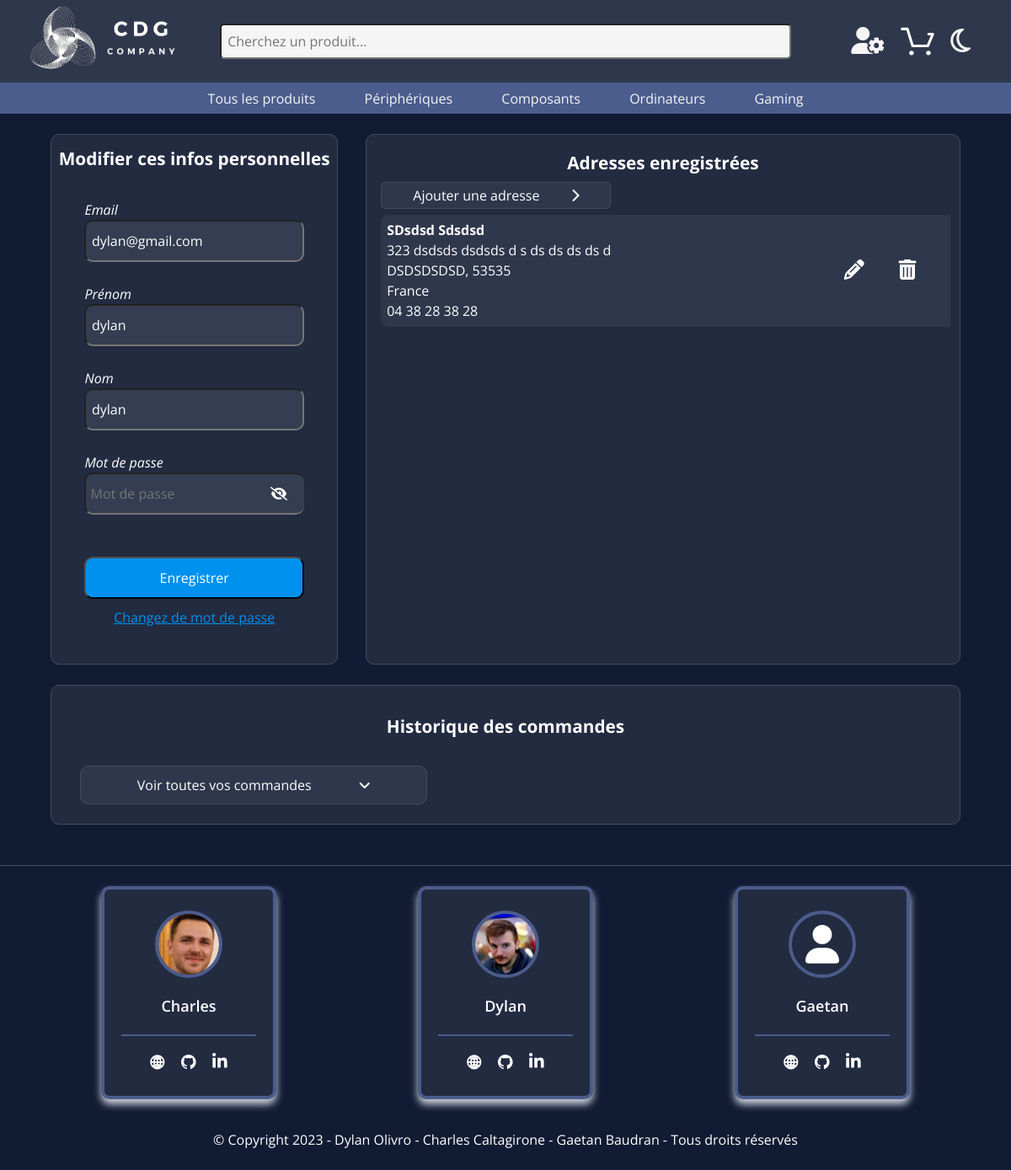
/php/profil.php (signed in), run on the app's committed database.
### tables this page shows
CREATE TABLE IF NOT EXISTS `category` (
  `id` int NOT NULL AUTO_INCREMENT,
  `name` varchar(255) NOT NULL,
  `id_parent` int NOT NULL,
  PRIMARY KEY (`id`)
);

CREATE TABLE IF NOT EXISTS `addresses` (
  `address_id` int NOT NULL AUTO_INCREMENT,
  `user_id` int NOT NULL,
  `address_numero` int NOT NULL,
  `address_name` varchar(255) NOT NULL,
  `address_postcode` varchar(5) NOT NULL,
  `address_city` varchar(255) NOT NULL,
  `address_telephone` varchar(255) NOT NULL,
  `address_lastname` varchar(255) NOT NULL,
  `address_firstname` varchar(255) NOT NULL,
  PRIMARY KEY (`address_id`)
);

### php/include/required.php (called while the page is built, shortened)
<?php
function getURL()
{
    if (isset($_SERVER['HTTPS']) && $_SERVER['HTTPS'] === 'on')
        $url = "https";
    else {
        $url = "http";
    }
    $url .= "://";
    $url .= $_SERVER['HTTP_HOST'];
    $url .= $_SERVER['REQUEST_URI'];
    $splitURL = explode('boutique-en-ligne', $url);
    $splitURL2 = explode('/', $splitURL[1]);
    return [$splitURL, $splitURL2];
}
if (getURL()[0][1] === '/index.php' || getURL()[0][1] === '/') {
    require_once('./php/include/bdd.php');
    require_once('./php/include/function.php');
    require_once('./php/class/user.php');
    require_once('./php/class/address.php');
    require_once('./php/class/image.php');
    require_once('./php/class/product.php');
    require_once('./php/class/category.php');
    require_once('./php/class/cart.php');
    require_once('./php/class/order.php');
} else {
    if (getURL()[1][2] === 'user') {
        require_once('../include/bdd.php');
        require_once('../include/function.php');
        require_once('../class/user.php');
        require_once('../class/address.php');
        require_once('../class/image.php');
        require_once('../class/product.php');
        require_once('../class/category.php');
        require_once('../class/cart.php');
        require_once('../class/order.php');
    } else {
        require_once('./include/bdd.php');
        require_once('./class/address.php');
    }
}

### php/class/address.php (called while the page is built, shortened)
<?php
class Address
{
    public $user_id;
    public function __construct($id, $user_id, $numero, $name, $postcode, $city, $telephone, $firstname, $lastname)
    {
        $this->user_id = $user_id;
    }
    public function returnAddressesByUser($bdd)
    {
        $returnAdress = $bdd->prepare('SELECT * FROM addresses WHERE user_id = :user_id');
        $returnAdress->execute(['user_id' => $this->user_id]);
        $result = $returnAdress->fetchAll(PDO::FETCH_OBJ);
        return $result;
    }
}

### php/profil.php (the view, shortened to what this page needs)
<?php
require_once('./include/required.php');
$address = new Address(null, $_SESSION['user']->user_id, null, null, null, null, null, null, null);
$allUserAdresses = $address->returnAddressesByUser($bdd);
?>
<!DOCTYPE html>
<html lang="en">
<head>
    <?php require_once('./include/head.php'); ?>
    <link rel="stylesheet" href="../css/profil.css">
</head>
<body>
    <?php require_once('./include/header.php'); ?>
    <main>
        <section id="container">
            <section class="ProfilContent">
                <div class="BoxProfil">
                    <form action="" method="post" id="FormProfil">
                        <h3>Modifier ces infos personnelles</h3>
                        <label for="email" class="FormChild">Email</label>
                        <input type="text" id="email" name="email" class="FormChild" value="<?= htmlspecialchars($_SESSION['user']->user_email) ?>">
                        <label for="firstname" class="FormChild">Prénom</label>
                        <input type="text" id="firstname" name="firstname" class="FormChild" value="<?= htmlspecialchars($_SESSION['user']->user_firstname) ?>">
                        <label for="lastname" class="FormChild">Nom</label>
                        <input type="text" id="lastname" name="lastname" class="FormChild" value="<?= htmlspecialchars($_SESSION['user']->user_lastname) ?>">
                        <label for="password" class="FormChild">Mot de passe</label>
                        <div class="BoxPassword FormChild">
                            <input type="password" name="password" id="password" placeholder="Mot de passe">
                            <button type='button' id="showPassword"><i class="fa-solid fa-eye-slash"></i></button>
                        </div>
                        <p id="message" class="FormChild">
                        </p>
                        <input type="submit" name="updateUser" id="submit" value="Enregistrer" class="FormChild">
                        <a href="./user/modifyPassword.php" id="LinkPassword">Changez de mot de passe</a>
                    </form>
                </div>
                <div class="BoxAddress">
                    <h3>Adresses enregistrées</h3>
                    <div class="BoxAddAddress">
                        <?php if (count($allUserAdresses) < 6) { ?>
                            <a href="./user/addAdress.php" id="LinkAddAddress">
                                <span>Ajouter une adresse</span>
                                <i class="fa-solid fa-chevron-right"></i>
                            </a>
                        <?php } else { ?>
                            <p id="MaxAddress">Nombres d'adresses maximum</p>
                        <?php } ?>
                    </div>
                    <div class="ListAddresses">
                        <?php
                        foreach ($allUserAdresses as $userAdress) { ?>
                            <div class="DetailAddress">
                                <div class="InfoAddress">
                                    <p id="name"><?= htmlspecialchars($userAdress->address_lastname) . " " . htmlspecialchars($userAdress->address_firstname) ?></p>
                                    <p><?= htmlspecialchars($userAdress->address_numero) . " " . htmlspecialchars($userAdress->address_name) ?></p>
                                    <p><?= htmlspecialchars($userAdress->address_city) . ", " . htmlspecialchars($userAdress->address_postcode) ?></p>
                                    <p>France</p>
                                    <p><?= htmlspecialchars($userAdress->address_telephone) ?></p>
                                </div>
                                <div class="BoxButtons">
                                    <a href="./user/modifyAdress.php?id=<?= $userAdress->address_id ?>"><button class="ButtonAddress"><i class="fa-solid fa-pencil"></i></button></a>
                                    <form action="" method="post">
                                        <button type="submit" name="deleteAdress<?= $userAdress->address_id ?>" class="ButtonAddress" onclick="return confirm(`Voulez vous vraiment supprimer cette adresse ?`)"><i class="fa-solid fa-trash-can"></i></button>
                                    </form>
                                </div>
                            </div>
                        <?php
                        }
                        ?>
                    </div>
                </div>
            </section>
            <section class="containerCommand">
                <div class="allCommand">
                    <h3>Historique des commandes</h3>
                    <div class="showCommands">
                        <a href="">
                            <div class="showCommandsText">
                                <span>Voir toutes vos commandes</span>
                                <i class="fa-solid fa-angle-down"></i>
                            </div>
                        </a>
                    </div>
                </div>
            </section>
        </section>
    </main>
    <?php require_once('./include/footer.php') ?>
</body>
</html>

### php/include/header.php (shortened to what this page needs)
<?php
if (getURL()[0][1] === '/index.php' || getURL()[0][1] === '/') {
    includeHeader($bdd, './', './php/', './');
} else {
    if (getURL()[1][2] === 'user') {
        includeHeader($bdd, '../../', '../', '../../');
    } else {
        includeHeader($bdd, '../', './', '../');
    }
}
function includeHeader($bdd, $index, $url, $image)
{
    $returnCategoryParent = $bdd->prepare('SELECT * FROM category WHERE id_parent = 0');
    $returnCategoryParent->execute();
    $resultCategoryParent = $returnCategoryParent->fetchAll(PDO::FETCH_OBJ);
?>
    <header id="allHeader">
        <div class="sectionNav" id="sectionNav">
            <nav class="navTop">
                <div class="logo">
                    <a href="<?= $index ?>index.php">
                        <img src="<?= $image ?>assets/logo-blanc.png" id="logoImg" alt="">
                    </a>
                </div>
                <div class="searchBarDiv">
                    <form action="" method="get" role="search">
                        <input type="text" id="searchBar" name="searchBar" type="text" placeholder="Cherchez un produit..." aria-label="Search" autocomplete="off">
                    </form>
                </div>
                <div class="iconNavDiv">
                    <span class="iconNav userIcon">
                        <?= isset($_SESSION['user']) && (int)$_SESSION['user']->user_role !== 0 ? '<i class="fa-solid fa-user-gear"></i>' : '<i class="fa-solid fa-user"></i>';
                        ?>
                    </span>
                    <span id="cartSpan" class="iconNav cartSpan">
                        <a href="<?= $url ?>cartPage.php">
                        </a>
                    </span>
                    <span class="iconNav" id="darkMode" onclick="themeToggle()"><i class="fa-regular fa-moon" id="darkModeIcon"></i></span>
                </div>
            </nav>
        </div>
        <nav class="categoriesNav" id="categoriesNav">
            <div class="categoriesUlDiv" id="categoriesUlDiv">
                <ul class="categoriesUl">
                    <li class="">
                        <a href="<?= $url ?>itemFilter.php" class="">Tous les produits</a>
                    </li>
                    <?php
                    foreach ($resultCategoryParent as $key) {
                    ?>
                        <li class="dropdown" id="">
                            <a class="" href="<?= $url ?>itemFilter.php?categoryParent=<?= $key->id ?>" role="button" data-bs-toggle="" aria-expanded="false">
                                <?= htmlspecialchars($key->name); ?>
                            </a>
                        </li>
                    <?php
                    }
                    ?>
                </ul>
            </div>
        </nav>
    </header>
<?php
}

### css/header.css (style rules this page uses)
:root { --background-color: #111b33; --section-color: #1d273d; --div-color: #232b41; --nav-color: #2f374c; --border-color: #444b5d; --input-color: #343d51; --button-color: #0091ee; --text-input-color: #90949b; --price-color: #f75b5b; --stock-color: #38b76e; --stockLimite-color: #ea8013; --main-color: #005078; --second-color: #007cb8; }
* { margin: 0; padding: 0; box-sizing: border-box; font-family: "Open Sans", sans-serif; }
html { scroll-behavior: smooth; }
body { line-height: 1.5; }
i, button { cursor: pointer; }
button, input, optgroup, select, textarea { margin: 0; font-family: inherit; font-size: inherit; line-height: inherit; }
#allHeader { color: whitesmoke; }
#allHeader a { color: whitesmoke; }
main { max-width: 1920px; margin: auto; background-color: var(--background-color); display: flex; flex-direction: column; align-items: center; }
.iconNavDiv { display: flex; align-items: center; width: 20%; justify-content: end; }
.iconNav { padding: 7px; cursor: pointer; }
#logoImg { height: 80px; }
.logo { width: 20%; }
.sectionNav { display: flex; justify-content: center; width: 100%; background-color: var(--nav-color); padding: 0.5%; }
.navTop { width: 95%; display: flex; justify-content: space-between; align-items: center; }
#searchBar { width: 100%; border-radius: 5px; padding: 1%; background-color: whitesmoke; }
.navTop i, .iconBurger { font-size: 2em; padding: 0 5px; }
.navTop a { color: #000; }
.dropdown { position: relative; display: inline-block; }
.categoriesUl li { padding: 0.5%; list-style: none; }
.categoriesUl a { text-decoration: none; color: white; }
.categoriesNav { background-color: #4b5d8d; width: 100%; display: flex; justify-content: center; }
.categoriesUlDiv { width: 60%; }
.searchBarDiv { width: 60%; position: relative; }
#cartSpan { position: relative; padding-bottom: 0; }
#cart-icon { width: 2.5em; }
.categoriesUl { display: flex; justify-content: space-between; padding: 3px; }
.userIcon { position: relative; display: inline-block; }

### data on the page
category: name "Périphériques"
category: name "Composants"
category: name "Ordinateurs"
category: name "Gaming"
addresses: address_lastname "SDsdsd", address_firstname "Sdsdsd", address_numero "323", address_name "dsdsds dsdsds d s ds ds ds ds d", address_city "DSDSDSDSD", address_postcode "53535", address_telephone "04 38 28 38 28"
